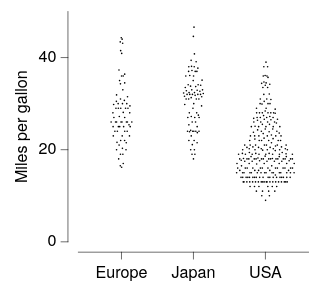

Specify this chart in Vega-Lite:
### Vega-Lite specification from a JSON file in a GitHub repository (floating-point values rounded to 4 significant figures; data arrays with more than 128 entries replaced by an {"elided": "..."} marker saying what was removed)
{"background": null, "config": {"arc": {"fill": "#DBDBDB", "fillOpacity": 1.0, "innerRadius": 25.0, "padAngle": 0.03, "stroke": "black", "strokeOpacity": 1, "strokeWidth": 0.25}, "area": {"fill": "#DBDBDB", "fillOpacity": 1.0, "stroke": "black", "strokeOpacity": 1, "strokeWidth": 0.25}, "axis": {"domain": true, "domainCap": "round", "domainColor": "black", "domainWidth": 0.25, "grid": false, "gridCap": "round", "gridColor": "#F1F1F1", "gridDash": [0, 0], "gridOpacity": 1.0, "gridWidth": 0.25, "labelColor": "black", "labelFont": "Helvetica Neue", "labelFontSize": 7, "labelFontStyle": "normal", "labelFontWeight": 400, "offset": 4.5, "ticks": true, "tickCap": "round", "tickColor": "black", "tickRound": false, "tickSize": 3, "tickWidth": 0.25, "titleColor": "black", "titleFont": "Helvetica Neue", "titleFontSize": 7, "titleFontStyle": "normal", "titleFontWeight": 400}, "axisX": {"domain": true, "labelAlign": "center", "labelAngle": 0, "labels": true, "ticks": true, "translate": 0}, "axisY": {"domain": true, "labelAlign": "right", "labelAngle": 0, "labels": true, "ticks": true, "translate": 0}, "axisRight": {"domain": true, "labelAlign": "left", "labelAngle": 0, "labels": true, "ticks": true, "translate": 0}, "axisTop": {"domain": true, "labelAlign": "center", "labelAngle": 0, "labels": true, "ticks": true, "translate": 0}, "axisBand": {"tickOffset": 0}, "bar": {"fill": "#DBDBDB", "fillOpacity": 1.0, "stroke": "black", "strokeOpacity": 1, "strokeWidth": 0.25}, "boxplot": {"size": 9.0, "ticks": {"cornerRadius": 0.25, "fill": "black", "opacity": 1, "size": 4.5, "thickness": 0.25}, "box": {"fillOpacity": 1.0, "stroke": "black", "strokeOpacity": 1, "strokeWidth": 0.25}, "median": {"cornerRadius": 0, "fill": "black", "fillOpacity": 1.0, "opacity": 1, "size": 9.0, "thickness": 0.25}, "rule": {"fill": "black", "fillOpacity": 1.0, "size": 10.0, "stroke": "black", "strokeDash": [0, 0], "strokeOpacity": 1, "strokeWidth": 0.25}, "outliers": {"color": "black", "fill": "black", "fillOpacity": 1.0, "size": 0, "stroke": "black", "strokeOpacity": 1, "strokeWidth": 0.25}}, "circle": {"fill": "black", "fillOpacity": 1.0, "size": 0.5, "stroke": null, "strokeOpacity": 1, "strokeWidth": 0.25}, "errorband": {"band": {"fillOpacity": 0.6, "stroke": null, "strokeWidth": 0.25, "strokeOpacity": 1}, "borders": {"opacity": 0, "strokeOpacity": 0.25, "strokeWidth": 1}}, "errorbar": {"opacity": 1, "rule": {"strokeDash": [0, 0], "strokeWidth": 0.25}, "ticks": {"color": "black", "cornerRadius": 0.125, "opacity": 1, "size": 6.0, "thickness": 0.25}, "thickness": 0.25}, "font": "Helvetica Neue", "geoshape": {"fill": "#DBDBDB", "fillOpacity": 1.0, "stroke": "black", "strokeOpacity": 1, "strokeWidth": 0.25}, "header": {"labelColor": "black", "labelFont": "Helvetica Neue", "labelFontSize": 7, "labelFontStyle": "normal", "labelFontWeight": 400, "titleColor": "black", "titleFont": "Helvetica Neue", "titleFontSize": 7, "titleFontStyle": "normal", "titleFontWeight": 400, "titlePadding": 0}, "legend": {"disable": false, "offset": 4.5, "titlePadding": 4, "labelOffset": 2, "gradientLabelOffset": 2, "gradientLength": 50.0, "gradientThickness": 5.0, "gradientOpacity": 1.0, "gradientStrokeColor": "black", "gradientStrokeWidth": 0.25, "labelColor": "black", "labelFont": "Helvetica Neue", "labelFontSize": 7, "labelFontStyle": "normal", "labelFontWeight": 400, "strokeColor": "black", "strokeWidth": 0, "symbolSize": 42, "symbolStrokeColor": "black", "symbolStrokeWidth": 0.25, "titleColor": "black", "titleFont": "Helvetica Neue", "titleFontSize": 7, "titleFontStyle": "normal", "titleFontWeight": 400}, "line": {"color": "black", "stroke": "black", "strokeCap": "round", "strokeDash": [0, 0], "strokeOpacity": 1, "strokeWidth": 0.375}, "point": {"filled": true, "fill": "#DBDBDB", "fillOpacity": 1.0, "size": 5.0, "stroke": "black", "strokeOpacity": 1, "strokeWidth": 0.25}, "range": {"category": ["#C6D9F1", "#F1C9CB", "#FEF0B9", "#CEE37A", "#7AA8E0", "#E589A3", "#FDDD5D", "#68B961", "#4177B1", "#C35082", "#E5C227", "#438156"], "diverging": {"scheme": ["#C35082", "#CE6D94", "#D989A7", "#E2A4BA", "#EABFCE", "#F1DBE2", "#F6F6F6", "#D7E0EB", "#B9CBE0", "#9BB6D5", "#7DA1C9", "#5F8CBD", "#4177B1"]}, "heatmap": {"scheme": ["#32022B", "#43044D", "#4C196E", "#4D338C", "#484DA6", "#3A68BB", "#1D83CA", "#1D9CCB", "#23B5C9", "#28CDC5", "#4DE0B4", "#91EE9F"]}, "ordinal": {"scheme": ["#F1F1F1", "#DBDBDB", "#C6C6C6", "#B2B2B2", "#9D9D9D", "#898989", "#767676", "#636363", "#515151", "#404040", "#2F2F2F", "#1F1F1F"]}, "ramp": {"scheme": ["#32022B", "#43044D", "#4C196E", "#4D338C", "#484DA6", "#3A68BB", "#1D83CA", "#1D9CCB", "#23B5C9", "#28CDC5", "#4DE0B4", "#91EE9F"]}}, "rule": {"color": "black", "stroke": "black", "strokeCap": "round", "strokeDash": [2, 2], "strokeOpacity": 1, "strokeWidth": 0.25}, "scale": {"bandPaddingInner": 0.1, "bandPaddingOuter": 0.1, "round": false}, "rect": {"fill": "#DBDBDB", "fillOpacity": 1.0, "stroke": "black", "strokeOpacity": 1, "strokeWidth": 0.25}, "square": {"fill": "#DBDBDB", "fillOpacity": 1.0, "size": 10.0, "stroke": "black", "strokeOpacity": 1, "strokeWidth": 0.25}, "text": {"color": "black", "font": "Helvetica Neue", "fontSize": 7, "fontStyle": "normal", "fontWeight": 400}, "tick": {"color": "black", "cornerRadius": 0.125, "opacity": 1.0, "size": 9.0, "thickness": 0.25}, "title": {"anchor": "middle", "frame": "group", "color": "black", "font": "Helvetica Neue", "fontSize": 7, "fontStyle": "normal", "fontWeight": 400, "subtitleColor": "black", "subtitleFont": "Helvetica Neue", "subtitleFontSize": "Helvetica Neue", "subtitleFontStyle": "normal", "subtitleFontWeight": 400}, "trail": {"color": "black", "opacity": 1, "size": 0.375}, "view": {"continuousWidth": 100, "continuousHeight": 100, "discreteWidth": 100, "discreteHeight": 100, "fill": null, "stroke": null, "strokeWidth": 0.25}}, "data": {"name": "data-5a2445e0fe6138d615eb8a3f94fc6a64"}, "mark": {"type": "circle"}, "encoding": {"x": {"field": "Origin", "title": null, "type": "nominal"}, "xOffset": {"field": "quasirandom_x", "type": "quantitative"}, "y": {"field": "Miles_per_Gallon", "title": "Miles per gallon", "type": "quantitative"}}, "$schema": "https://vega.github.io/schema/vega-lite/v6.4.1.json", "datasets": {"data-5a2445e0fe6138d615eb8a3f94fc6a64": {"elided": "398 records"}}}
